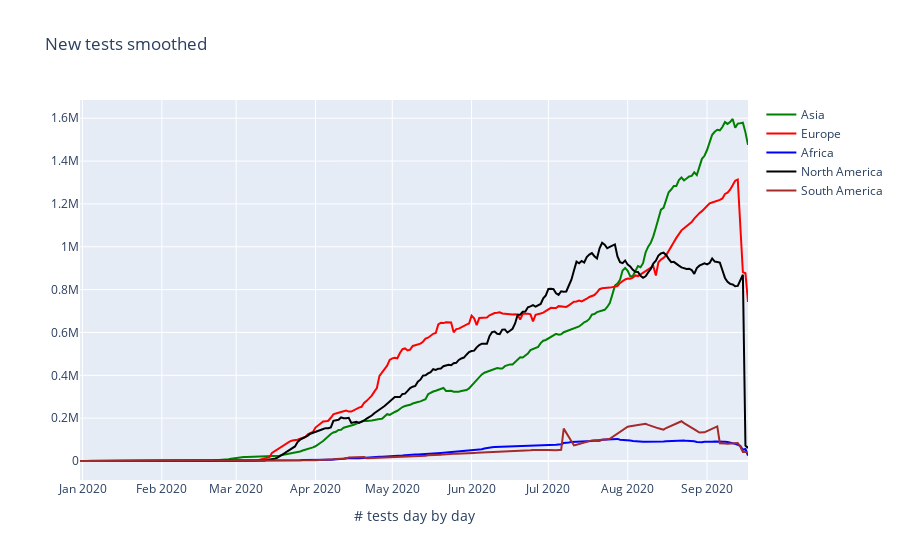

Source (notebook cell):
### Markdown cell above
### New Tests Smoothed

### Code cell
trace1 = go.Scatter(
                    x = df[(df['continent']=='Asia')].groupby(['date','continent'])['date'].apply(lambda x: np.unique(x)[0]),
                    y = df[(df['continent']=='Asia')].groupby(['date','continent'])['new_tests_smoothed'].sum(),
                    mode = "lines",
                    name = "Asia",
                    marker = dict(color = 'green'),
)

trace2 = go.Scatter(
                    x = df[(df['continent']=='Europe')].groupby(['date','continent'])['date'].apply(lambda x: np.unique(x)[0]),
                    y = df[(df['continent']=='Europe')].groupby(['date','continent'])['new_tests_smoothed'].sum(),
                    mode = "lines",
                    name = "Europe",
                    marker = dict(color = 'red'),
)

trace3 = go.Scatter(
                    x = df[(df['continent']=='Africa')].groupby(['date','continent'])['date'].apply(lambda x: np.unique(x)[0]),
                    y = df[(df['continent']=='Africa')].groupby(['date','continent'])['new_tests_smoothed'].sum(),
                    mode = "lines",
                    name = "Africa",
                    marker = dict(color = 'blue'),
)

trace4 = go.Scatter(
                    x = df[(df['continent']=='North America')].groupby(['date','continent'])['date'].apply(lambda x: np.unique(x)[0]),
                    y = df[(df['continent']=='North America')].groupby(['date','continent'])['new_tests_smoothed'].sum(),
                    mode = "lines",
                    name = "North America",
                    marker = dict(color = 'black'),
)

trace5 = go.Scatter(
                    x = df[(df['continent']=='South America')].groupby(['date','continent'])['date'].apply(lambda x: np.unique(x)[0]),
                    y = df[(df['continent']=='South America')].groupby(['date','continent'])['new_tests_smoothed'].sum(),
                    mode = "lines",
                    name = "South America",
                    marker = dict(color = 'brown'),
)

data = [trace1,trace2,trace3,trace4,trace5]
layout = dict(title = 'New tests smoothed',
              xaxis= dict(title= '# tests day by day',ticklen= 5,zeroline= False)
             )
fig = dict(data = data, layout = layout)
iplot(fig)

### Figure 1 — Plotly figure (JSON) as saved in the notebook; plotly's stock layout.template omitted (floating-point values rounded to 4 significant figures; data arrays with more than 128 entries replaced by an {"elided": "..."} marker saying what was removed)
{"data": [{"marker": {"color": "green"}, "mode": "lines", "name": "Asia", "type": "scatter", "x": {"elided": "262 str values"}, "y": {"elided": "262 float values"}}, {"marker": {"color": "red"}, "mode": "lines", "name": "Europe", "type": "scatter", "x": {"elided": "262 str values"}, "y": {"elided": "262 float values"}}, {"marker": {"color": "blue"}, "mode": "lines", "name": "Africa", "type": "scatter", "x": {"elided": "262 str values"}, "y": {"elided": "262 float values"}}, {"marker": {"color": "black"}, "mode": "lines", "name": "North America", "type": "scatter", "x": {"elided": "262 str values"}, "y": {"elided": "262 float values"}}, {"marker": {"color": "brown"}, "mode": "lines", "name": "South America", "type": "scatter", "x": {"elided": "262 str values"}, "y": {"elided": "262 float values"}}], "layout": {"title": {"text": "New tests smoothed"}, "xaxis": {"ticklen": 5, "title": {"text": "# tests day by day"}, "zeroline": false}}}
